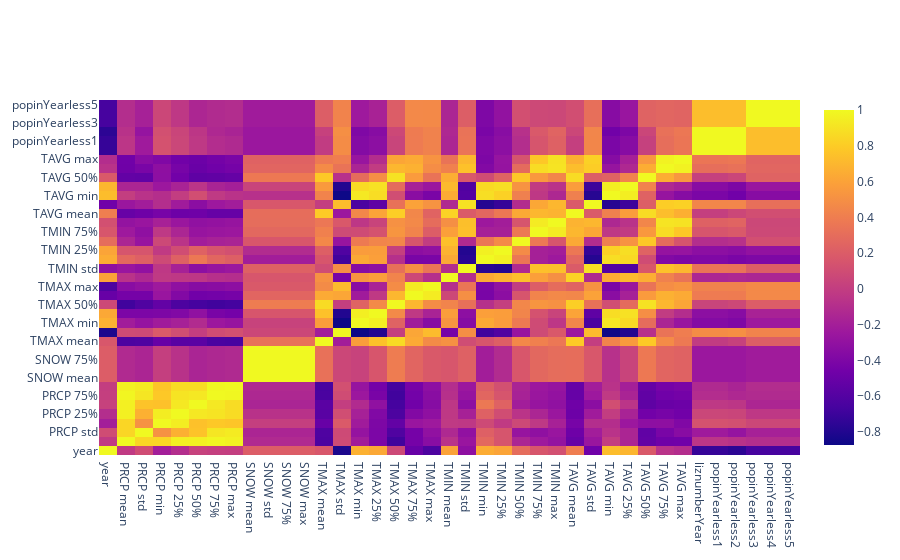

Write notebook code for a chart like this one.
### Markdown cell above
spring

### Code cell
corrPortal_season_spring = df_reg_season.loc[(df_reg_season.source=='portal')&(df_reg_season.season.isin(['spring']))]\
.drop(columns=['PRCP count', 'SNOW count', 'TMAX count', 'TMIN count', 'TAVG count','propFemale',
              'SNOW min', 'SNOW 25%', 'SNOW 50%',]).corr()
testx = corrPortal_season_spring.columns
testy = corrPortal_season_spring.index
testz = corrPortal_season_spring.values
test = go.Figure(go.Heatmap(x=testx,y=testy,z=testz))
plot(test, filename = 'portal spring correlation matrix.html')
iplot(test, filename = 'portal spring correlation matrix.html')

### Figure 1 — Plotly figure (JSON) as saved in the notebook; plotly's stock layout.template omitted (floating-point values rounded to 4 significant figures; data arrays with more than 128 entries replaced by an {"elided": "..."} marker saying what was removed)
{"data": [{"type": "heatmap", "x": ["year", "PRCP mean", "PRCP std", "PRCP min", "PRCP 25%", "PRCP 50%", "PRCP 75%", "PRCP max", "SNOW mean", "SNOW std", "SNOW 75%", "SNOW max", "TMAX mean", "TMAX std", "TMAX min", "TMAX 25%", "TMAX 50%", "TMAX 75%", "TMAX max", "TMIN mean", "TMIN std", "TMIN min", "TMIN 25%", "TMIN 50%", "TMIN 75%", "TMIN max", "TAVG mean", "TAVG std", "TAVG min", "TAVG 25%", "TAVG 50%", "TAVG 75%", "TAVG max", "liznumberYear", "popinYearless1", "popinYearless2", "popinYearless3", "popinYearless4", "popinYearless5"], "y": ["year", "PRCP mean", "PRCP std", "PRCP min", "PRCP 25%", "PRCP 50%", "PRCP 75%", "PRCP max", "SNOW mean", "SNOW std", "SNOW 75%", "SNOW max", "TMAX mean", "TMAX std", "TMAX min", "TMAX 25%", "TMAX 50%", "TMAX 75%", "TMAX max", "TMIN mean", "TMIN std", "TMIN min", "TMIN 25%", "TMIN 50%", "TMIN 75%", "TMIN max", "TAVG mean", "TAVG std", "TAVG min", "TAVG 25%", "TAVG 50%", "TAVG 75%", "TAVG max", "liznumberYear", "popinYearless1", "popinYearless2", "popinYearless3", "popinYearless4", "popinYearless5"], "z": {"elided": "39x39 float values"}}], "layout": {}}
